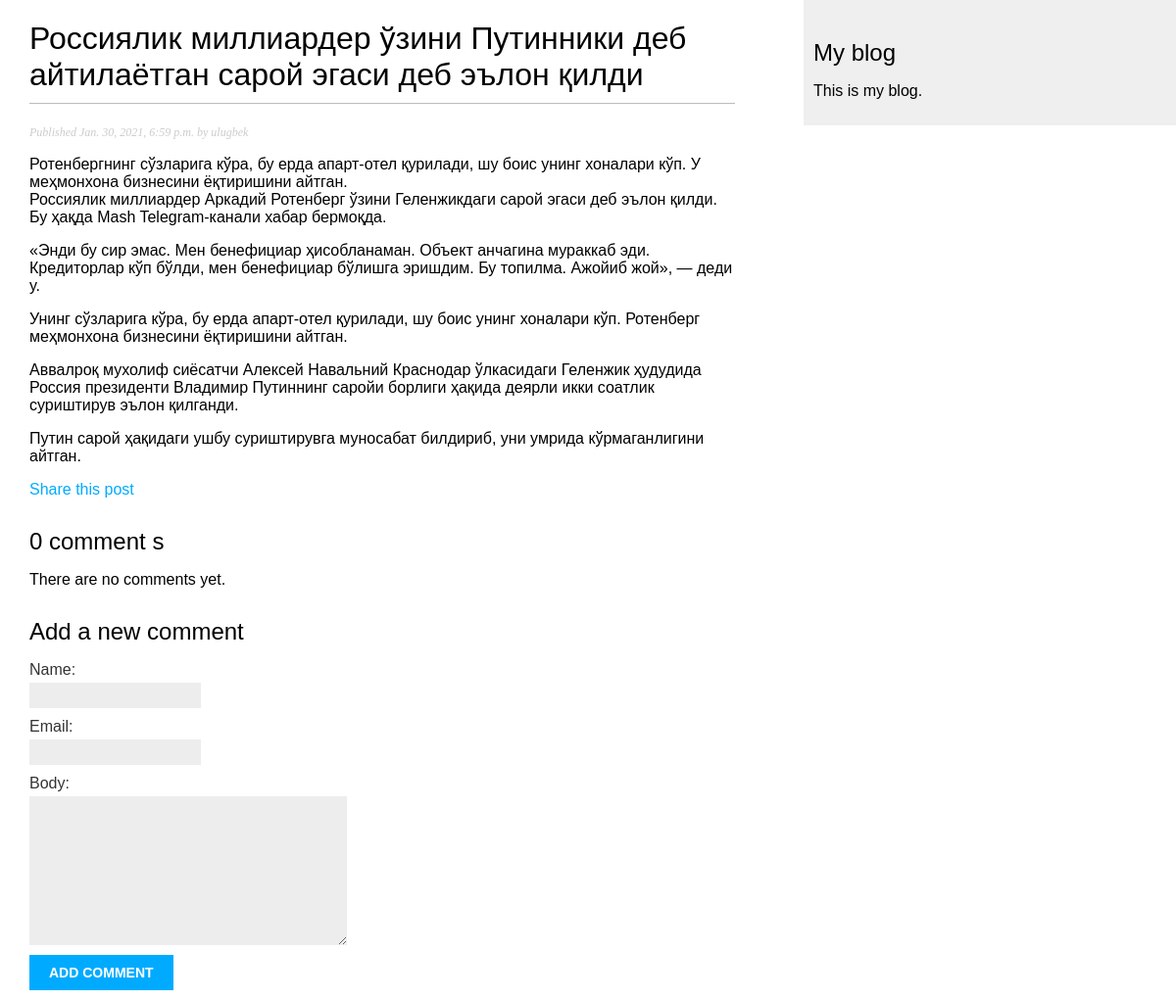
Page /blog/2021/1/30/rossiyalik-milliarder-zini-putinniki-deb-ajtilayotgan-saroj-egasi-deb-elon-ildi/ on the committed database.
### blog/models.py (models this page shows, shortened)
class Post(models.Model):
    STATUS_CHOICES = (
        ('draft', 'Draft'),
        ('published', 'Published'),
    )
    title = models.CharField(max_length=250)
    slug = models.SlugField(max_length=250, unique_for_date='publish')
    author = models.ForeignKey(User, on_delete=models.CASCADE, related_name='blog_posts')
    body = models.TextField()
    publish = models.DateTimeField(default=timezone.now)
    created = models.DateTimeField(auto_now=True)
    updated = models.DateTimeField(auto_now=True)
    status = models.CharField(max_length=10, choices=STATUS_CHOICES, default='draft')
    objects = models.Manager() # Менеджер по умолчанию.
    published = PublishedManager() # Наш новый менеджер.
    class Meta:
        ordering = ('-publish',)
        verbose_name = "Post"
        verbose_name_plural = "Posts"

### blog/views.py (the view, shortened to what this page needs)
# urls.py: path('<int:year>/<int:month>/<int:day>/<slug:post>/', views.post_detail, name='post_detail'),
def post_detail(request, year, month, day, post):
    post = get_object_or_404(Post, slug=post, status='published', publish__year=year, publish__month=month, publish__day=day)
    comments = post.comments.filter(active=True)
    new_comment = None
    comment_form = CommentForm()
    return render(request, 'blog/post/detail.html', {'post': post,
                                                     'comments': comments,
                                                     'new_comment': new_comment,
                                                     'comment_form': comment_form })

### blog/forms.py
class CommentForm(forms.ModelForm):
    class Meta:
        model = Comment
        fields = ('name', 'email', 'body')

### blog/templates/blog/post/detail.html (shortened to what this page needs)
{% extends "base.html" %}
{% block content %}
    <h1>{{ post.title }}</h1>
    <p class="date">Published {{ post.publish }} by {{ post.author }}</p>
{{ post.body|linebreaks }}
    <p>
        <a href="{% url 'blog:post_share' post.id %}">Share this post</a>
    </p>
    {% with comments.count as total_comments %}
        <h2>{{ total_comments }} comment {{ total_comments|pluralize }}</h2>
    {% endwith %}
    {% for comment in comments  %}
        <div class="comment">
            <p class="info">
                Comment {{ forloop.counter }} by {{ comment.name }}
                {{ comment.cretated }}
            </p>
            {{ comment.body | linebreaks }}
        </div>
    {% empty %}
        <p>There are no comments yet.</p>
    {% endfor %}
    {% if new_comment %}
        <h2>Your comment has been added.</h2>
    {% else %}
        <h2>Add a new comment</h2>
        <form action="." method="post">
            {{ comment_form.as_p }}
            <p><input type="submit" value="Add comment"></p>
        </form>
    {% endif %}
{% endblock %}

### blog/static/blog.css (style rules this page uses)
body { margin: 0; padding: 0; font-family: helvetica, sans-serif; }
a { color: #00abff; text-decoration: none; }
h1 { font-weight: normal; border-bottom: 1px solid #bbb; padding: 0 0 10px 0; }
h2 { font-weight: normal; margin: 30px 0 0; }
p.date { color: #ccc; font-family: georgia, serif; font-size: 12px; font-style: italic; }
label { float: left; clear: both; color: #333; margin-bottom: 4px; }
input, textarea { clear: both; float: left; margin: 0 0 10px; background: #ededed; border: 0; padding: 6px 10px; font-size: 12px; }
input[type="submit"] { font-weight: bold; background: #00abff; color: #fff; padding: 10px 20px; font-size: 14px; text-transform: uppercase; }

### rows in the picture
Post: title "Россиялик миллиардер ўзини Путинники деб айтилаётган сарой эгаси деб эълон қилди", publish "Jan. 30, 2021, 6:59 p.m.", author "ulugbek", body "Ротенбергнинг сўзларига кўра, бу ерда апарт-отел қурилади, шу боис унинг хоналари кўп. У меҳмонхона бизнесини ёқтиришини айтган. Россиялик миллиардер Аркадий Ротенберг ўзини Геленжикдаги сарой эгаси деб эълон қилди. Бу ҳақда Mash Telegram-канали хабар бермоқда. «Энди бу сир эмас. Мен бенефициар ҳисобланаман. Объект анчагина мураккаб эди. Кредиторлар кўп бўлди, мен бенефициар бўлишга эришдим. Бу топилма. Ажойиб жой», — деди у. Унинг сўзларига кўра, бу ерда апарт-отел қурилади, шу боис унинг хоналари кўп. Ротенберг меҳмонхона бизнесини ёқтиришини айтган. Аввалроқ мухолиф сиёсатчи Алексей Навальний Краснодар ўлкасидаги Геленжик ҳудудида Россия президенти Владимир Путиннинг саройи борлиги…"

### other values in the picture
{{ total_comments }} "0"
